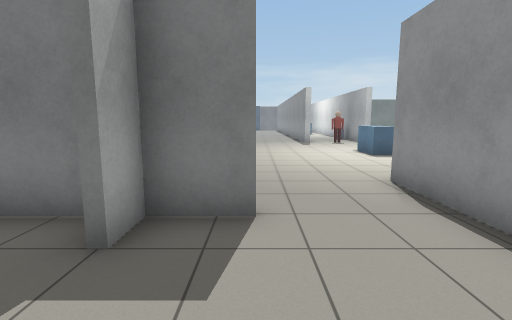
View 1 (above)

24 first-person views from a walk through a world built for the Gazebo simulator. The camera is 1.2 m above the floor, tilts 8° down and sees 85° across. The floor is counted in squares, 1 m on a side. Each view is taken from the middle of a square. On the plan, view 1 faces up. The plan holds only what a view shows up to about 12 squares ahead; the rest is blank. Some stock models are drawn as simple stand-ins.

View 2
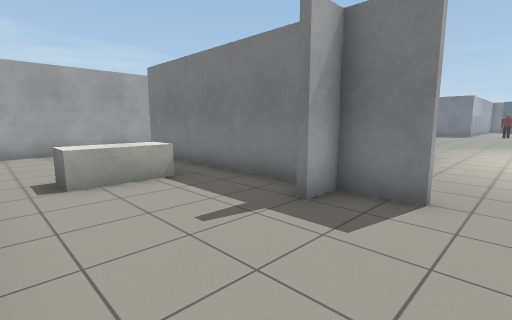

View 3
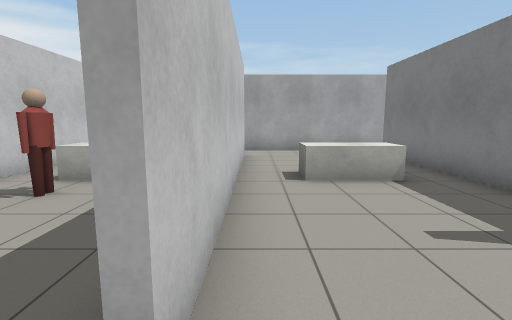

View 4
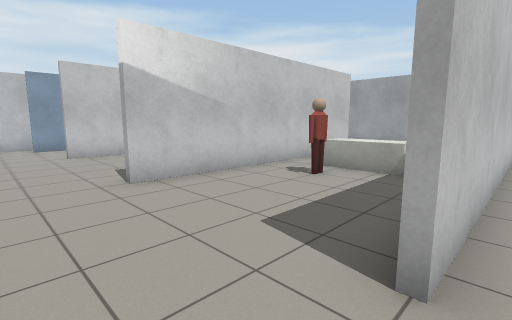

View 5
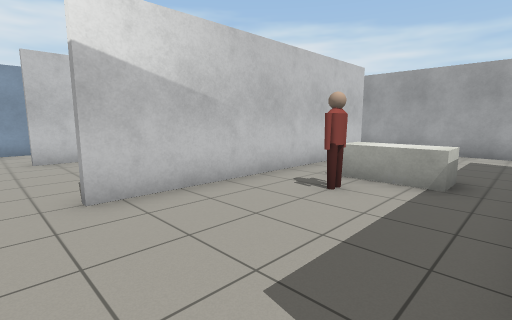

View 6
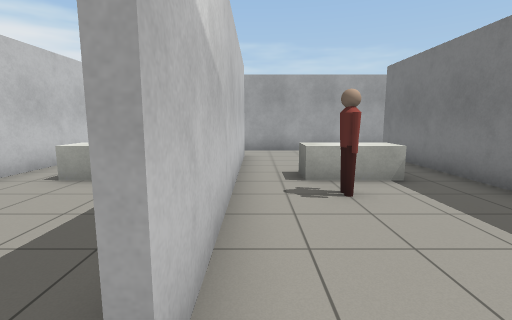

View 7
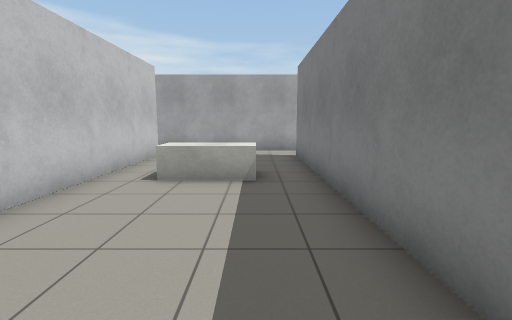

View 8
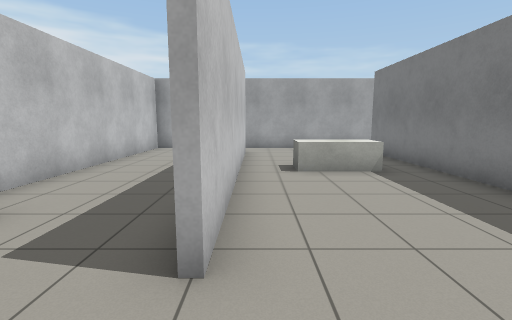

View 9
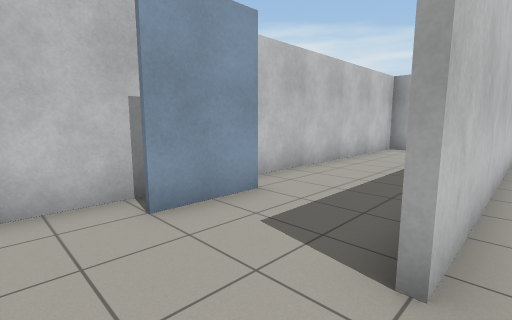

View 10
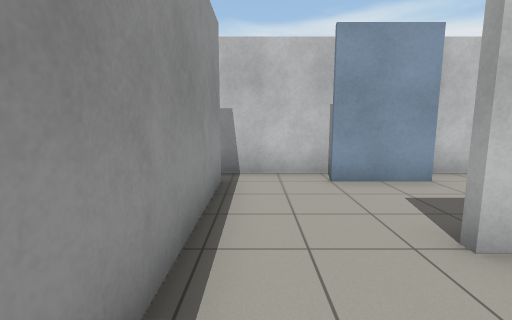

View 11
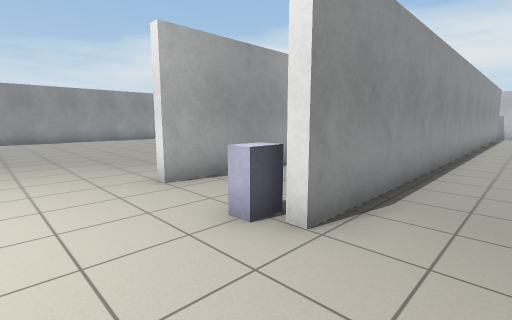

View 12
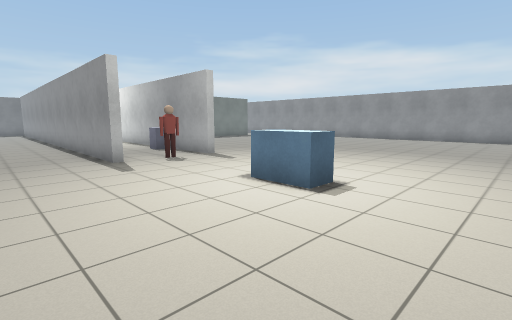

View 13
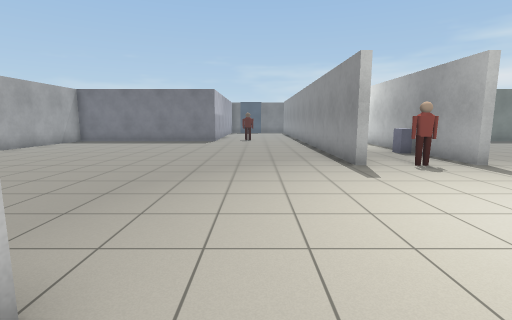

View 14
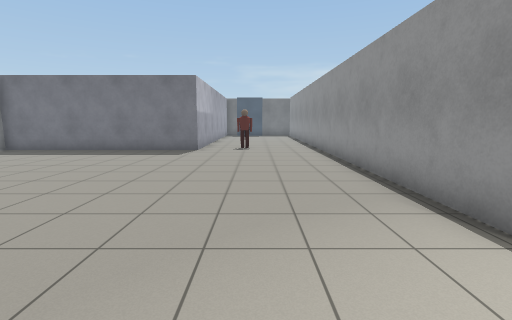

View 15
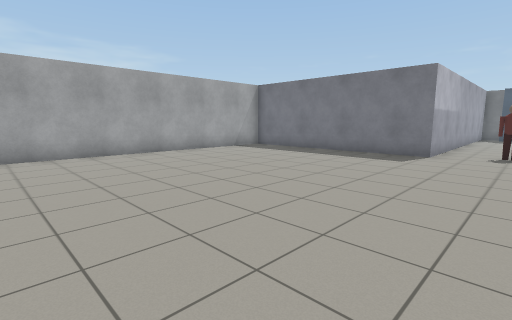

View 16
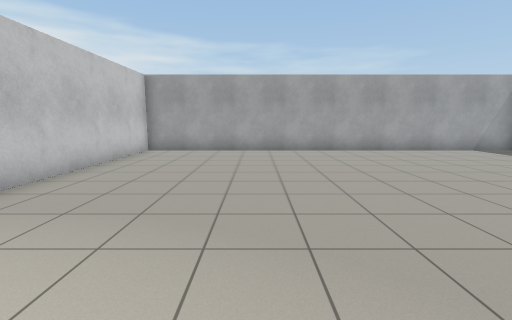

View 17
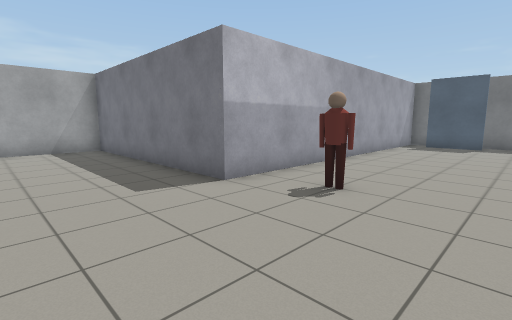

View 18
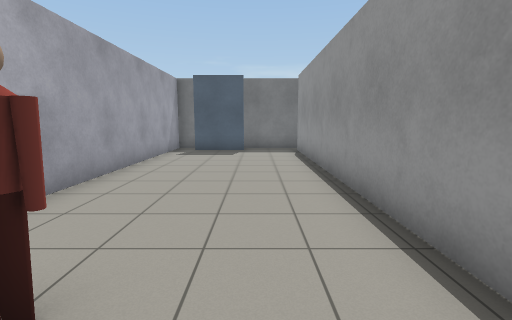

View 19
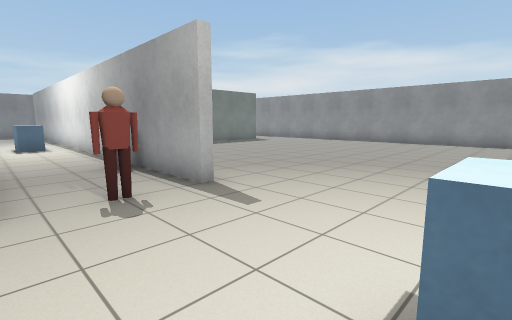

View 20
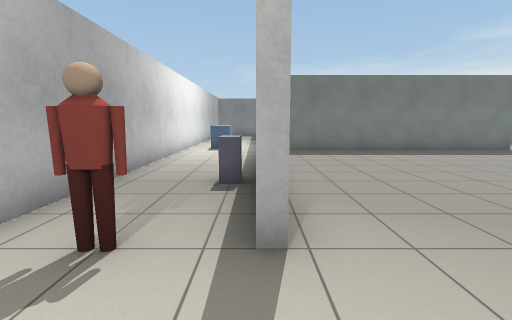

View 21
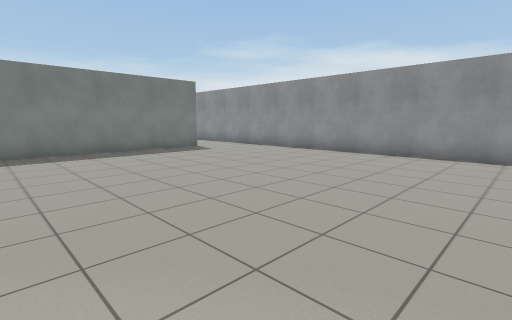

View 22
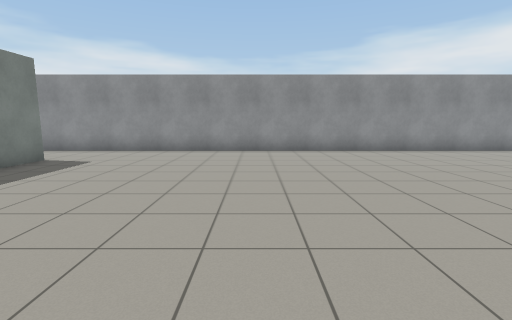

View 23
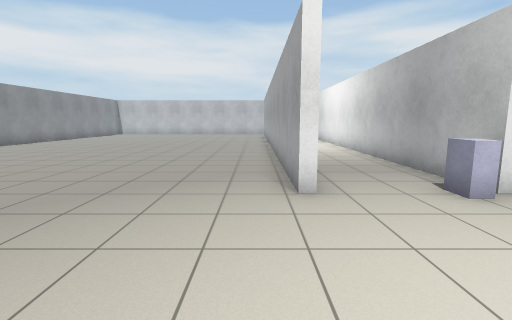

View 24
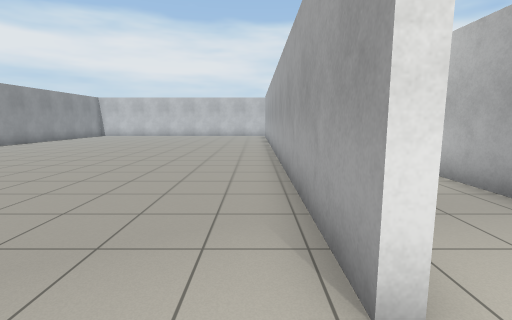

### Floor plan
Key: @ floor where view 1 was taken; # wall or solid block; . floor; B blue box; W white box; P person; L door leaf; G grey box.
Columns run from 11 left of view 1 to 20 right of it. Each row starts with its distance up from view 1.
 37            ##
 36         #.  ..
 35         #.LL..#
 34         #.....#
 33         #.....#
 32         #.....#
 31         #.....#
 30         #.....#
 29         #.....#
 28         #.....#
 27         #.....#.               #
 26         #.....#BB            ..#
 25 #########.PP..#BB###########...#
 24 #.............#..#.............#
 23 #.............#..#.............#
 22 #.............#..#.............#
 21 #.............#..#.............#
 20 #.............#..#.............#
 19 #.............#.GG.............#
 18 #.............#.GG.............#
 17 #.............#..#.............#
 16 #.............#PP#.............#
 15 #..............PP..............#
 14 #..............................#
 13 #..............................#
 12 #..............................#
 11 #..............BB..............#
 10 #..............BB..............#
  9 ##########.................  ..#
  8           ..................  .#
  7           ..................
  6           ....G.............
  5            ...#..#.........
  4 #        # ...#..#........
  3 #  #########..#..#........
  2 #     W.......#..#.........
  1 #.    W.......#..#.........
  0 #.....W....@..#..#..........
 -1 #.............#. #...........
 -2 #..#########..#. #...........
 -3 #.....W.......#  #..........
 -4 #.    W.......#  #...........
 -5 #.....WPP.....#  #...........
 -6 #.............#
 -7 #..#########..#
 -8 #.....W.......
 -9 #     W.......
-10 #.....W.......#
-11 #.............#
-12 #  #########..#
-13      .........#
-14   ............#
-15 #.........LL...
-16 ##########  ###

Where each view was taken, in squares from view 1:
view 1: 0 up, 0 right, facing up
view 2: 1 down, 1 right, facing up-left
view 3: 1 down, 1 right, facing left
view 4: 1 down, 2 right, facing down-left
view 5: 2 down, 1 right, facing down-left
view 6: 6 down, 1 right, facing left
view 7: 8 down, 1 right, facing left
view 8: 11 down, 2 right, facing left
view 9: 11 down, 2 right, facing down-left
view 10: 9 down, 2 right, facing down
view 11: 8 up, 1 right, facing down-right
view 12: 7 up, 0 right, facing up-right
view 13: 8 up, 0 right, facing up
view 14: 13 up, 0 right, facing up
view 15: 14 up, 0 right, facing up-left
view 16: 14 up, 1 right, facing left
view 17: 21 up, 2 right, facing up-left
view 18: 24 up, 1 right, facing up
view 19: 11 up, 3 right, facing up-right
view 20: 13 up, 6 right, facing up
view 21: 13 up, 9 right, facing up-right
view 22: 18 up, 8 right, facing right
view 23: 10 up, 7 right, facing down
view 24: 7 up, 7 right, facing down
